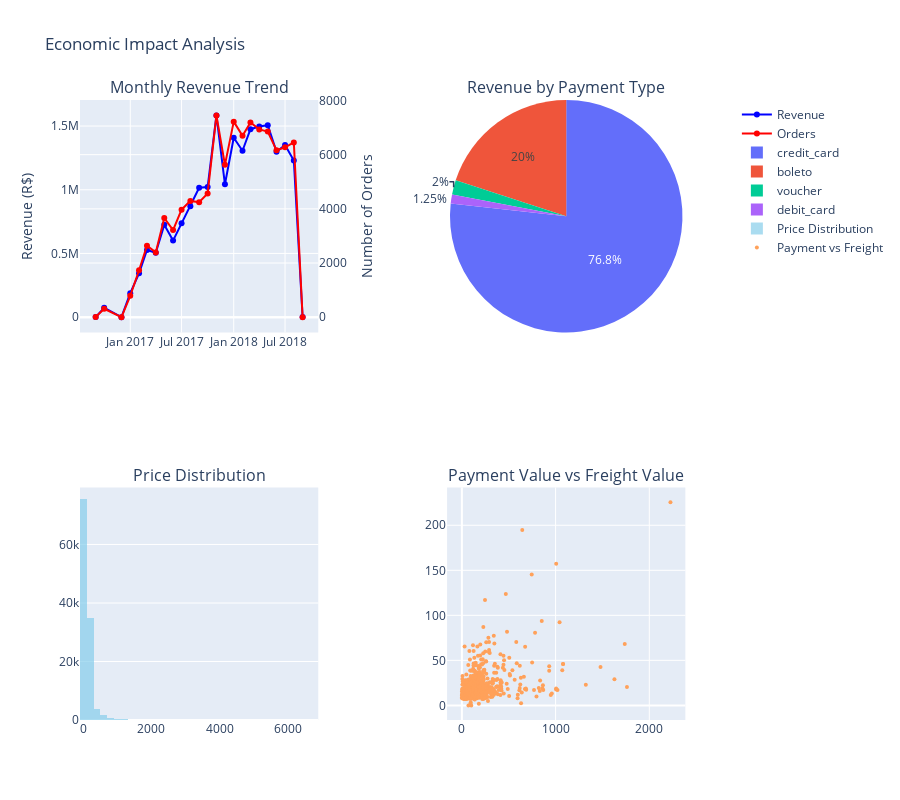

The notebook cell saved with this chart:
### Markdown cell above
### 3.3 E-Commerce Impact on Economy

Analysis of revenue, pricing trends, and economic indicators.

### Code cell
# Economic Impact Analysis
# Merge order items with payments to get complete revenue picture
order_revenue = order_items_df.merge(payments_df, on='order_id', how='left')
order_revenue['total_order_value'] = order_revenue['price'] + order_revenue['freight_value']

# Monthly revenue trends
orders_revenue_time = order_revenue.merge(orders_df[['order_id', 'order_purchase_timestamp']], on='order_id')
orders_revenue_time['order_purchase_timestamp'] = pd.to_datetime(orders_revenue_time['order_purchase_timestamp'])
monthly_revenue = orders_revenue_time.groupby(orders_revenue_time['order_purchase_timestamp'].dt.to_period('M')).agg({
    'payment_value': 'sum',
    'total_order_value': 'sum',
    'order_id': 'nunique'
}).rename(columns={'order_id': 'orders'})

# Calculate key metrics
total_revenue = order_revenue['payment_value'].sum()
avg_order_value = order_revenue.groupby('order_id')['payment_value'].sum().mean()
total_freight = order_revenue['freight_value'].sum()

# Revenue by payment type
payment_revenue = order_revenue.groupby('payment_type').agg({
    'payment_value': ['sum', 'mean', 'count']
}).round(2)

# Price distribution analysis
price_stats = order_revenue['price'].describe()
freight_stats = order_revenue['freight_value'].describe()

# Visualizations
fig = make_subplots(
    rows=2, cols=2,
    subplot_titles=('Monthly Revenue Trend', 'Revenue by Payment Type', 
                   'Price Distribution', 'Payment Value vs Freight Value'),
    specs=[[{"secondary_y": True}, {"type": "pie"}],
           [{"secondary_y": False}, {"secondary_y": False}]]
)

# Monthly revenue trend with order count
fig.add_trace(
    go.Scatter(x=monthly_revenue.index.astype(str), y=monthly_revenue['payment_value'],
               mode='lines+markers', name='Revenue', line=dict(color='blue')),
    row=1, col=1
)
fig.add_trace(
    go.Scatter(x=monthly_revenue.index.astype(str), y=monthly_revenue['orders'],
               mode='lines+markers', name='Orders', line=dict(color='red')),
    row=1, col=1, secondary_y=True
)

# Revenue by payment type
payment_type_revenue = order_revenue.groupby('payment_type')['payment_value'].sum()
fig.add_trace(
    go.Pie(labels=payment_type_revenue.index, values=payment_type_revenue.values, name="Payment Revenue"),
    row=1, col=2
)

# Price distribution
fig.add_trace(
    go.Histogram(x=order_revenue['price'], nbinsx=50, name='Price Distribution',
                opacity=0.7, marker_color='skyblue'),
    row=2, col=1
)

# Payment value vs freight value scatter
sample_data = order_revenue.sample(1000)  # Sample for better visualization
fig.add_trace(
    go.Scatter(x=sample_data['payment_value'], y=sample_data['freight_value'],
               mode='markers', name='Payment vs Freight', marker=dict(size=4)),
    row=2, col=2
)

fig.update_layout(height=800, showlegend=True, title_text="Economic Impact Analysis")
fig.update_yaxes(title_text="Revenue (R$)", row=1, col=1)
fig.update_yaxes(title_text="Number of Orders", row=1, col=1, secondary_y=True)
fig.show()

# Economic Summary
print("=== Economic Impact Summary ===")
print(f"Total Revenue: R$ {total_revenue:,.2f}")
print(f"Average Order Value: R$ {avg_order_value:.2f}")
print(f"Total Freight Revenue: R$ {total_freight:,.2f}")
print(f"Freight as % of Total Revenue: {(total_freight/total_revenue)*100:.1f}%")
print(f"\nPrice Statistics:")
print(f"  Average Item Price: R$ {price_stats['mean']:.2f}")
print(f"  Median Item Price: R$ {price_stats['50%']:.2f}")
print(f"  Price Range: R$ {price_stats['min']:.2f} - R$ {price_stats['max']:.2f}")
print(f"\nPayment Type Revenue Distribution:")
for payment_type, revenue in payment_type_revenue.items():
    print(f"  {payment_type.capitalize()}: R$ {revenue:,.2f} ({revenue/total_revenue*100:.1f}%)")

### Figure 1 — Plotly figure (JSON) as saved in the notebook; plotly's stock layout.template omitted (floating-point values rounded to 4 significant figures; data arrays with more than 128 entries replaced by an {"elided": "..."} marker saying what was removed)
{"data": [{"line": {"color": "blue"}, "mode": "lines+markers", "name": "Revenue", "type": "scatter", "x": ["2016-09", "2016-10", "2016-12", "2017-01", "2017-02", "2017-03", "2017-04", "2017-05", "2017-06", "2017-07", "2017-08", "2017-09", "2017-10", "2017-11", "2017-12", "2018-01", "2018-02", "2018-03", "2018-04", "2018-05", "2018-06", "2018-07", "2018-08", "2018-09"], "xaxis": "x", "y": [347.5, 73910.0, 19.62, 187800.0, 344100.0, 527000.0, 505700.0, 724500.0, 600800.0, 737300.0, 870100.0, 1016000.0, 1021000.0, 1584000.0, 1043000.0, 1408000.0, 1306000.0, 1476000.0, 1497000.0, 1507000.0, 1298000.0, 1352000.0, 1230000.0, 166.5], "yaxis": "y"}, {"line": {"color": "red"}, "mode": "lines+markers", "name": "Orders", "type": "scatter", "x": ["2016-09", "2016-10", "2016-12", "2017-01", "2017-02", "2017-03", "2017-04", "2017-05", "2017-06", "2017-07", "2017-08", "2017-09", "2017-10", "2017-11", "2017-12", "2018-01", "2018-02", "2018-03", "2018-04", "2018-05", "2018-06", "2018-07", "2018-08", "2018-09"], "xaxis": "x", "y": [3, 308, 1, 789, 1733, 2641, 2391, 3660, 3217, 3969, 4293, 4243, 4568, 7451, 5624, 7220, 6694, 7188, 6934, 6853, 6160, 6273, 6452, 1], "yaxis": "y2"}, {"domain": {"x": [0.57, 0.94], "y": [0.625, 1]}, "labels": ["boleto", "credit_card", "debit_card", "voucher"], "name": "Payment Revenue", "type": "pie", "values": [4060000.0, 15590000.0, 253500.0, 405900.0]}, {"marker": {"color": "skyblue"}, "name": "Price Distribution", "nbinsx": 50, "opacity": 0.7, "type": "histogram", "x": {"elided": "117604 float values"}, "xaxis": "x2", "yaxis": "y3"}, {"marker": {"size": 4}, "mode": "markers", "name": "Payment vs Freight", "type": "scatter", "x": {"elided": "1000 float values"}, "xaxis": "x3", "y": {"elided": "1000 float values"}, "yaxis": "y4"}], "layout": {"annotations": [{"font": {"size": 16}, "showarrow": false, "text": "Monthly Revenue Trend", "x": 0.185, "xanchor": "center", "xref": "paper", "y": 1, "yanchor": "bottom", "yref": "paper"}, {"font": {"size": 16}, "showarrow": false, "text": "Revenue by Payment Type", "x": 0.755, "xanchor": "center", "xref": "paper", "y": 1, "yanchor": "bottom", "yref": "paper"}, {"font": {"size": 16}, "showarrow": false, "text": "Price Distribution", "x": 0.185, "xanchor": "center", "xref": "paper", "y": 0.375, "yanchor": "bottom", "yref": "paper"}, {"font": {"size": 16}, "showarrow": false, "text": "Payment Value vs Freight Value", "x": 0.755, "xanchor": "center", "xref": "paper", "y": 0.375, "yanchor": "bottom", "yref": "paper"}], "height": 800, "showlegend": true, "title": {"text": "Economic Impact Analysis"}, "xaxis": {"anchor": "y", "domain": [0, 0.37]}, "xaxis2": {"anchor": "y3", "domain": [0, 0.37]}, "xaxis3": {"anchor": "y4", "domain": [0.57, 0.94]}, "yaxis": {"anchor": "x", "domain": [0.625, 1], "title": {"text": "Revenue (R$)"}}, "yaxis2": {"anchor": "x", "overlaying": "y", "side": "right", "title": {"text": "Number of Orders"}}, "yaxis3": {"anchor": "x2", "domain": [0, 0.375]}, "yaxis4": {"anchor": "x3", "domain": [0, 0.375]}}}
